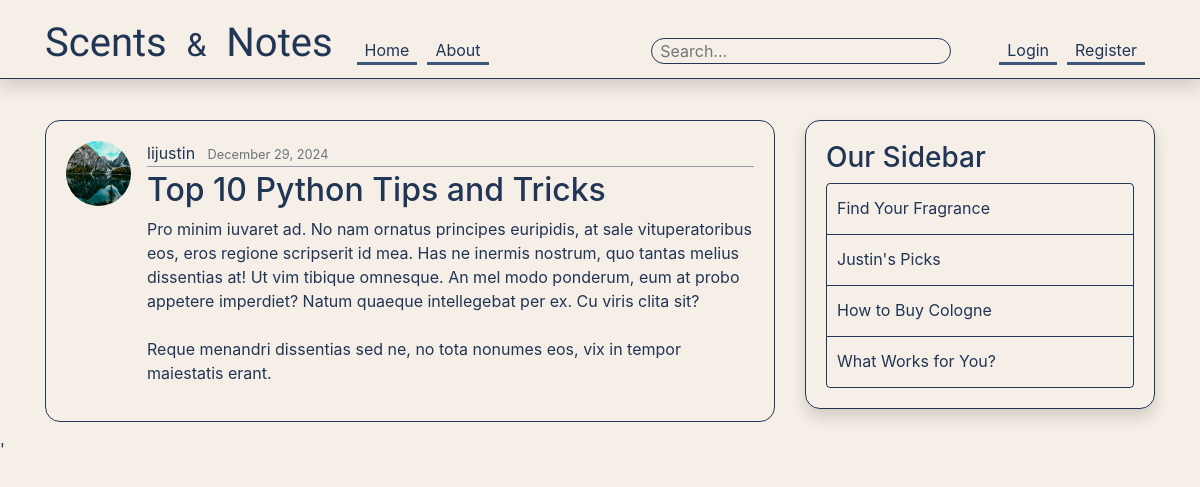
The app's page /post/24/ with its own data.
### blog/models.py (models this page shows, shortened)
class Post(models.Model):  #Each class would be its own table in database
    title = models.CharField(max_length=100) #Character field/String single line
    content = models.TextField() #Lines and lines of text unrestricted
    date_posted = models.DateTimeField(default=timezone.now) #auto_now: when updated/created  auto_now_add:only when created
    author = models.ForeignKey(User, on_delete=models.CASCADE) #if user created post and was deleted, do we want to delete their posts or hold them as null

### users/models.py (models this page shows, shortened)
class Profile(models.Model):
    user = models.OneToOneField(User, on_delete=models.CASCADE)  # One-to-one relationship
    image = models.ImageField(default='default.jpg', upload_to='profile_pics')  # Image upload location

### blog/views.py (the view)
# urls.py: path('post/<int:pk>/', PostDetailView.as_view() , name='post-detail'),
class PostDetailView(DetailView):
    model = Post

### blog/templates/blog/post_detail.html (shortened to what this page needs)
{% extends "blog/base.html" %}
{% block content%}
    <article class="media content-section">
        <img class="rounded-circle article-img" src="{{ object.author.profile.image.url }}" alt="">
        <div class="media-body">
            <div class="article-metadata">
                <a class="mr-2" href="{% url 'user-posts' object.author.username %}">{{ object.author }}</a>
                <small class="text-muted">{{ object.date_posted|date:"F d, Y" }}</small>
            </div>
            <h2 class="article-title">{{ object.title }}</h2>
            <p class="article-content">{{ object.content }}</p>
        </div>
    </article>
{% endblock content %}

### blog/static/blog/main.css (style rules this page uses)
body { background: #F5EFE7 ; color: #213555; margin-top: 5rem; }
h1, h2, h3, h4, h5, h6 { color: #213555; }
.content-section { background: #F5EFE7; padding: 20px 20px; border: 1.5px solid #213555; border-radius: 15px; margin-bottom: 15px; }
.article-title, a { color: #213555 !important; transition: color 0.5s; }
.article-content { white-space: pre-line; }
.article-img { height: 65px; width: 65px; margin-right: 16px; }
.article-metadata { padding-bottom: 1px; margin-bottom: 4px; border-bottom: 1px solid #979caa; }

### records on screen
Post: author.profile.image (picture), author "lijustin", date_posted "December 29, 2024", title "Top 10 Python Tips and Tricks", content "Pro minim iuvaret ad. No nam ornatus principes euripidis, at sale vituperatoribus eos, eros regione scripserit id mea. Has ne inermis nostrum, quo tantas melius dissentias at! Ut vim tibique omnesque. An mel modo ponderum, eum at probo appetere imperdiet? Natum quaeque intellegebat per ex. Cu viris clita sit? Reque menandri dissentias sed ne, no tota nonumes eos, vix in tempor maiestatis erant."
